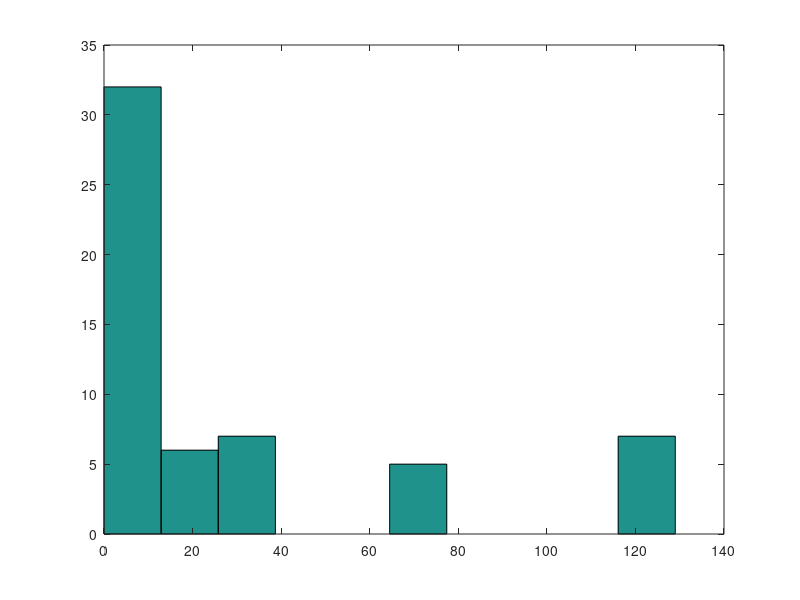

Write the MATLAB code that produced this figure.
function feature = LOtPFeatureExtract()
%     img = im2double(img);
%     img = rgb2gray(img);
%     img = imresize(img,[256 384]);
%     [m,n]=size(img);
    img = [7, 5, 9, 7, 4; 8,5,4,5,2; 5,3,8,6,5; 2,4,2,5,6; 4,3,0,1,2;];
    feature = vectorformation(img, 3, 3);
    hist(feature);
end

function I = derivative(img, refX, refY, alpha)
    if alpha == 0
        I = -img(refY, refX) + img(refY, refX+1);
    elseif alpha == 45
        I = -img(refY, refX) + img(refY-1, refX+1);
    elseif alpha == 90
        I = -img(refY, refX) + img(refY-1, refX);
    end
end

function Idir = direction(img ,refX, refY)
    
    a = derivative(img, refX, refY, 0);
    b = derivative(img, refX, refY, 45);
    c = derivative(img, refX, refY, 90);
    
    if a >= 0 && b >= 0 && c >= 0
        Idir = 1;
    elseif a >= 0 && b >= 0 && c < 0
        Idir = 2;
    elseif a >= 0 && b < 0 && c >= 0
        Idir = 3;
    elseif a >= 0 && b < 0 && c < 0
        Idir = 4;
    elseif a < 0 && b >= 0 && c >= 0
        Idir = 5;
    elseif a < 0 && b >= 0 && c < 0
        Idir = 6;
    elseif a < 0 && b < 0 && c >= 0
        Idir = 7;
    elseif a < 0 && b < 0 && c < 0
        Idir = 8;
    end 
end

function F = comparison(I1, I2)
    if I1 == I2
        F = 0;
    else
        F = I2;
    end
end

function pattern = octalpattern(img, refX, refY)
    pattern = zeros(8,1);
    pattern(1) = comparison(direction(img,refX,refY),direction(img,refX-1,refY-1));
    pattern(2) = comparison(direction(img,refX,refY),direction(img,refX,refY-1));
    pattern(3) = comparison(direction(img,refX,refY),direction(img,refX+1,refY-1));
    pattern(4) = comparison(direction(img,refX,refY),direction(img,refX+1,refY));
    pattern(5) = comparison(direction(img,refX,refY),direction(img,refX+1,refY+1));
    pattern(6) = comparison(direction(img,refX,refY),direction(img,refX,refY+1));
    pattern(7) = comparison(direction(img,refX,refY),direction(img,refX-1,refY+1));
    pattern(8) = comparison(direction(img,refX,refY),direction(img,refX-1,refY));
end

function value = tobinaryconversion(pattern, direction)
    value = 0;
    for i = 1:8
        if pattern(i) == direction
            value = value + 1*(2^(8-i));
        end
    end
end

function m = magnitude(img, refX, refY)
    a = derivative(img, refX, refY, 0);
    b = derivative(img, refX, refY, 45);
    c = derivative(img, refX, refY, 90);
    m = sqrt(a*a + b*b + c*c);
end

function m = magnitudeofvec(img, refX, refY)
    m = 0;
    mag = zeros(8,1);
    mag(1) = magnitude(img,refX-1,refY-1);
    mag(2) = magnitude(img,refX,refY-1);
    mag(3) = magnitude(img,refX+1,refY-1);
    mag(4) = magnitude(img,refX+1,refY);
    mag(5) = magnitude(img,refX+1,refY+1);
    mag(6) = magnitude(img,refX,refY+1);
    mag(7) = magnitude(img,refX-1,refY+1);
    mag(8) = magnitude(img,refX-1,refY);
    mag = mag - magnitude(img, refX, refY);
    
    for i = 1:8
        if mag(i)>=0
            m = m + (2^(8-i))*1;
        end
    end
end

function vec = vectorformation(img, refX, refY)
    vec = zeros(57,1);
    idx = 1;
    origcenter = img(refY,refX);
    for centerdirection = 1:8
        img(refY,refX) = centerdirection;
        pattern = octalpattern(img, refX, refY);
        for direction = 1:8
            if direction~=centerdirection
                vec(idx) = tobinaryconversion(pattern, direction);
                idx = idx + 1;
            end
        end
    end
    img(refY,refX) = origcenter ;
    vec(idx) = magnitudeofvec(img, refX, refY);
end